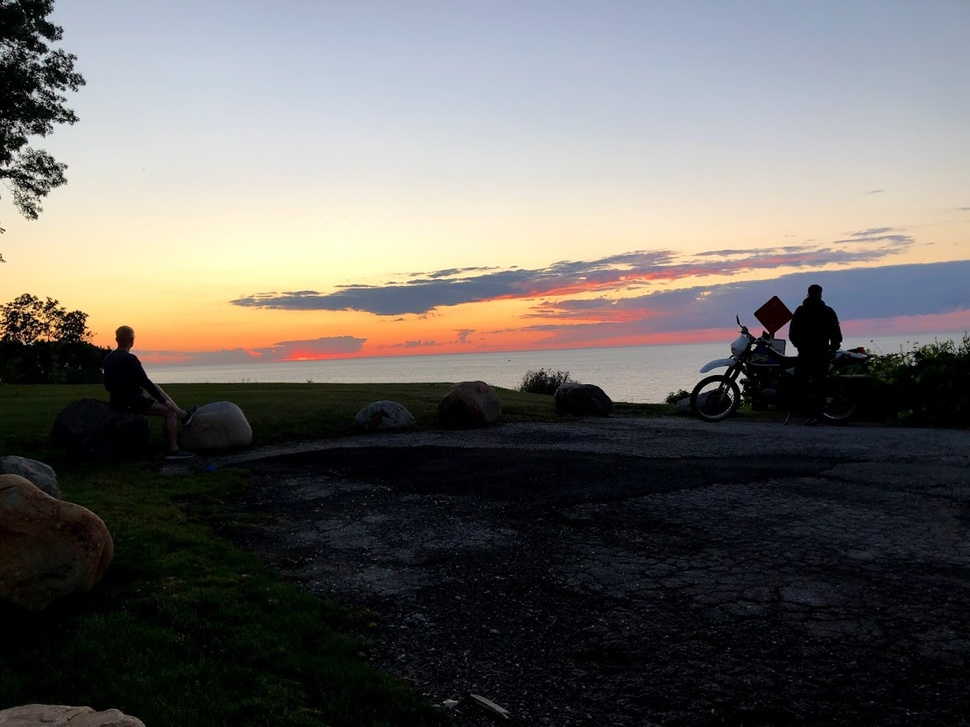
#> input picture 1.jpg, 970 x 727 px, shrunk from 1174 x 880 before the run
$ python Histogram-equalization-gradient.py   (older library calls are emulated)
#> lines starting #> are read from the running program, lines starting #| are printed output that depends on the picture
### Project1
import numpy as np
import cv2
import matplotlib.pyplot as plt
import matplotlib.image as mpimg

def change_gamma(image, gamma=0.1):
   invGamma = 1.0 / gamma
   table = np.array([((i / 255.0) ** invGamma) * 255
      for i in np.arange(0, 256)]).astype("uint8")
   return cv2.LUT(image, table)

def color_histo(image):
    b,g,r = cv2.split(image)
    equhist_b = cv2.equalizeHist(b)
    equhist_g = cv2.equalizeHist(g)
    equhist_r = cv2.equalizeHist(r)
    equhist = cv2.merge((equhist_b, equhist_g, equhist_r))
    return equhist

def show_save(title, image):
    #cv2.putText(image, title, (10, 30),cv2.FONT_HERSHEY_SIMPLEX, 0.8, (255, 255, 255), 3)
    cv2.imshow(title, image)
    cv2.imwrite('fig/'+title+'.jpg', image)

def image_scale(image):
    scale_factor = np.max(image)/255
    image = (image/scale_factor).astype(np.uint8)
    return image

def threshold_mask(image, thr1, thr2):
    binary_output = np.zeros_like(image)
    binary_output[(image >= thr1) & (image <= thr2)] = 255
    return binary_output

# read and show orginal and gray image
img = mpimg.imread('1.jpg')
#> img is the input picture: shape (727, 970, 3); mean R, G, B 105, 102.1, 99.2
img = cv2.cvtColor(img, cv2.COLOR_BGR2RGB)
show_save('1 Original image',img)
gray = cv2.cvtColor(img, cv2.COLOR_RGB2GRAY)
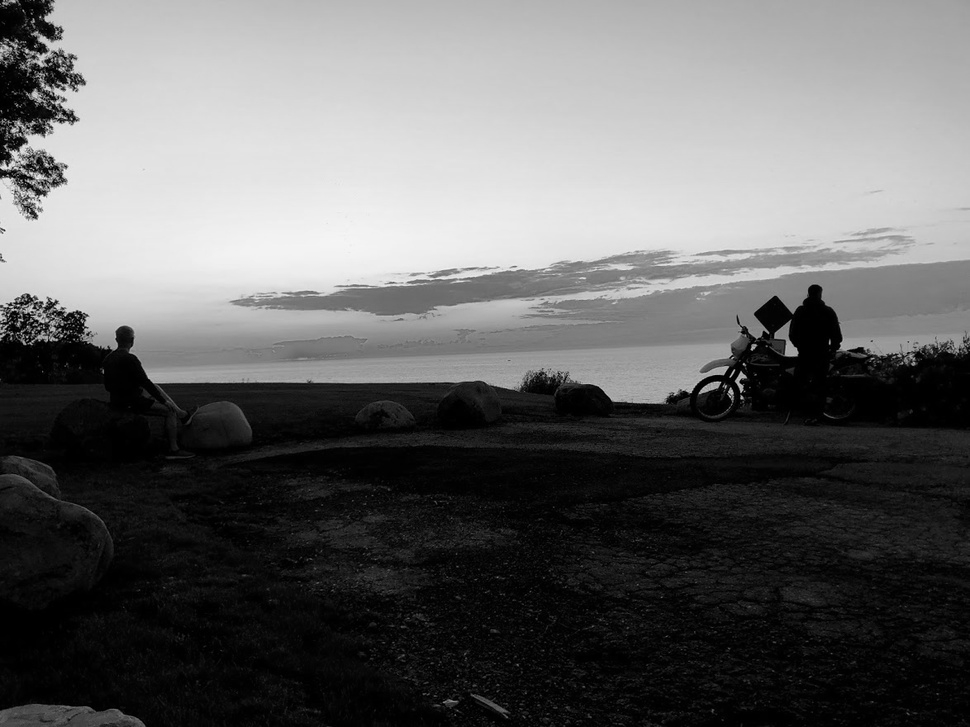
#> gray: shape (727, 970); min 0, max 249, mean 101.5
show_save('2 gray image',gray)

hist,bins = np.histogram(img.flatten(),256,[0,256])
#> hist = 256 values, max 129637 at index 0, min 589 at index 74, mean 8263.9; bins = 257 values from 0 to 256
plt.hist(img.flatten(),256,[0,256], color = 'r')
plt.xlim([0,256])
plt.show()
#> figure, not shown here; tallest bar 129637 high, from x = 0 to 1


## gray histogram equalization
show_save('3 Histogram Equalization - gray normal', cv2.equalizeHist(gray))

#change brithnessand apply histogram equalization
extreme_dark = change_gamma(gray, gamma=0.1)  # change the gamma value here to get different result
show_save('4 gray extreme_dark', extreme_dark)
show_save('5 Histogram Equalization - gray extreme_dark', cv2.equalizeHist(extreme_dark))

medium_dark = change_gamma(gray, gamma=0.7)
show_save('6 gray medium_dark', medium_dark)
show_save('7 Histogram Equalization -gray  medium_dark', cv2.equalizeHist(medium_dark))

extreme_ligth = change_gamma(gray, gamma=2.5)
show_save('8 gray xtreme_ligth', extreme_ligth)
show_save('9 Histogram Equalization - gray extreme_ligth', cv2.equalizeHist(extreme_ligth))


## color histogram equalization
show_save('10 Histogram Equalization - color normal', color_histo(img))

#change brithnessand apply histogram equalization
extreme_dark = change_gamma(img, gamma=0.1)
show_save('11 color extreme_dark', extreme_dark)
show_save('12 Histogram Equalization - color extreme_dark', color_histo(extreme_dark))

medium_dark = change_gamma(img, gamma=0.7)
show_save('13color medium_dark', medium_dark)
show_save('14 Histogram Equalization - color medium_dark', color_histo(medium_dark))

extreme_ligth = change_gamma(img, gamma=2.5)
show_save('15 color extreme_ligth', extreme_ligth)
show_save('16 Histogram Equalization - color extreme_ligth', color_histo(extreme_ligth))


#Gradient
gX = cv2.Sobel(gray, ddepth=cv2.CV_64F, dx=1, dy=0)
gY = cv2.Sobel(gray, ddepth=cv2.CV_64F, dx=0, dy=1)
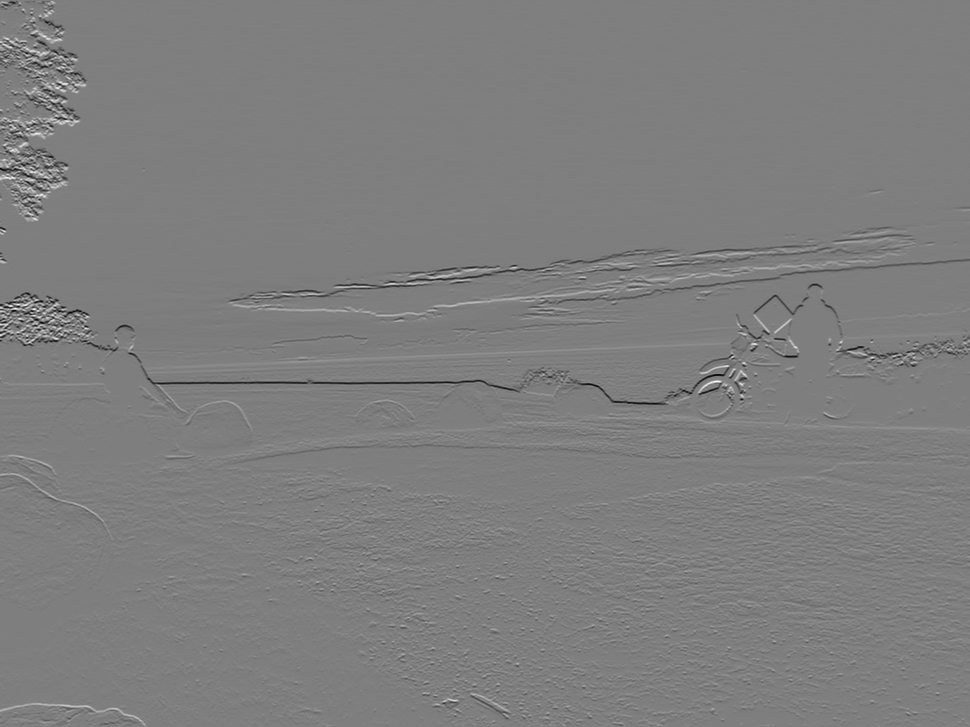
#> gY: shape (727, 970) float64; min -756, max 763, mean -1.7; drawn with min black and max white
mag = np.sqrt((gX ** 2) + (gY ** 2))
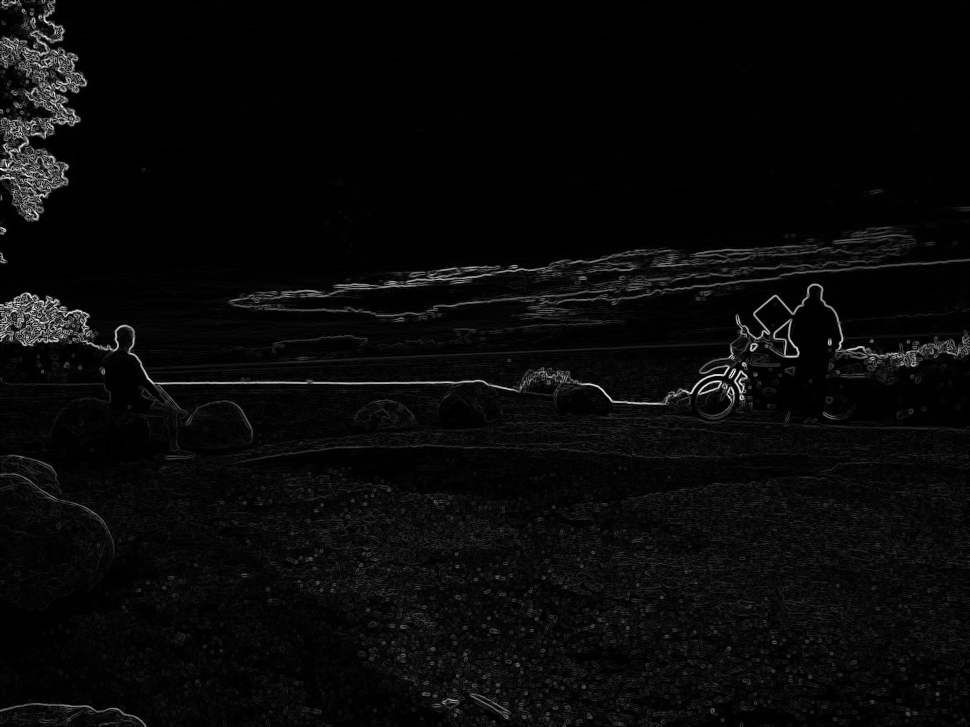
#> mag: shape (727, 970) float64; min 0, max 796.9, mean 28.2; drawn with min black and max white
orientation = np.arctan2(gY, gX) * (180 / np.pi) % 180
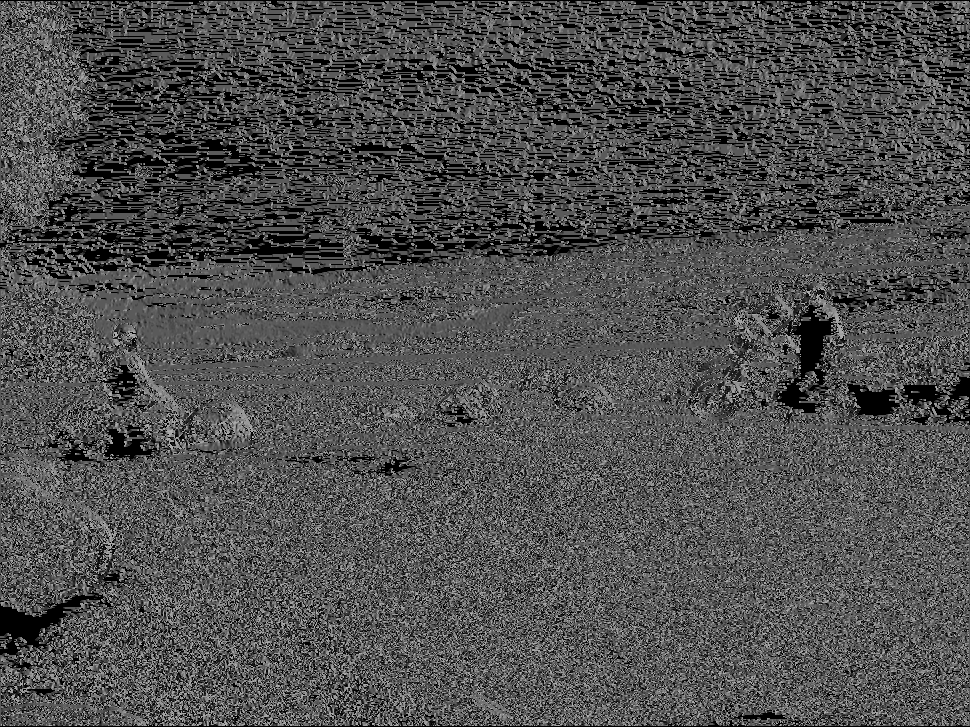
#> orientation: shape (727, 970) float64; min 0, max 179.9, mean 78.6

show_save("17 gradient x", image_scale(gX))
#> in image_scale, `scale_factor = np.max(image)/255`: scale_factor = 2.93
#> in image_scale, `image = (image/scale_factor).astype(np.uint8)`:
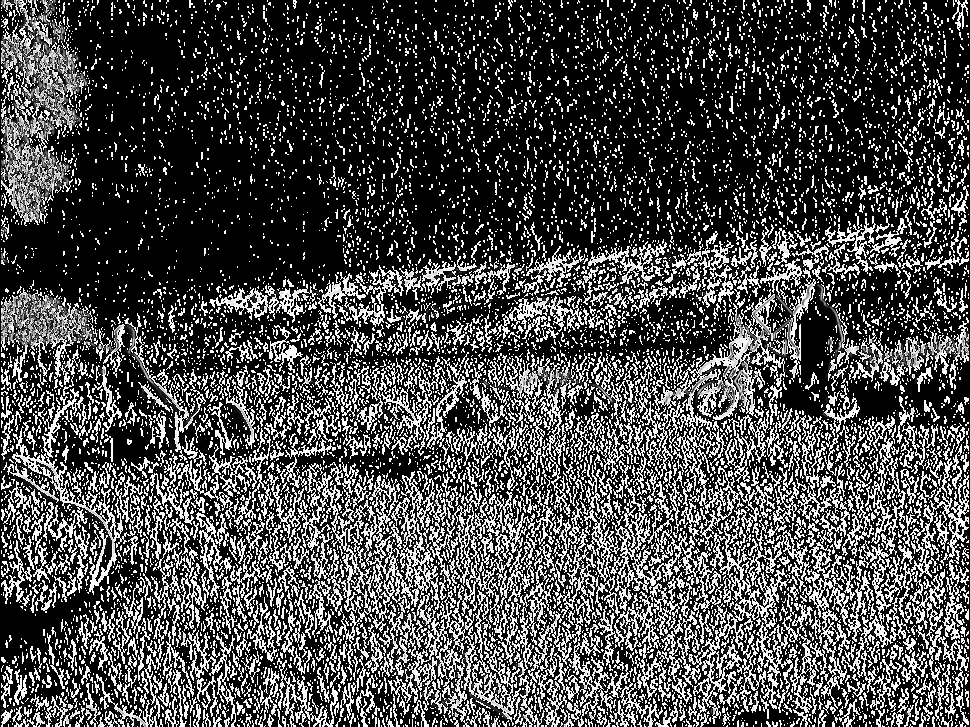
#> image: shape (727, 970); min 0, max 255, mean 74
show_save("18 gradient y", image_scale(gY))
#> in image_scale (call 2), `scale_factor = np.max(image)/255`: scale_factor = 2.99
#> in image_scale (call 2), `image = (image/scale_factor).astype(np.uint8)`:
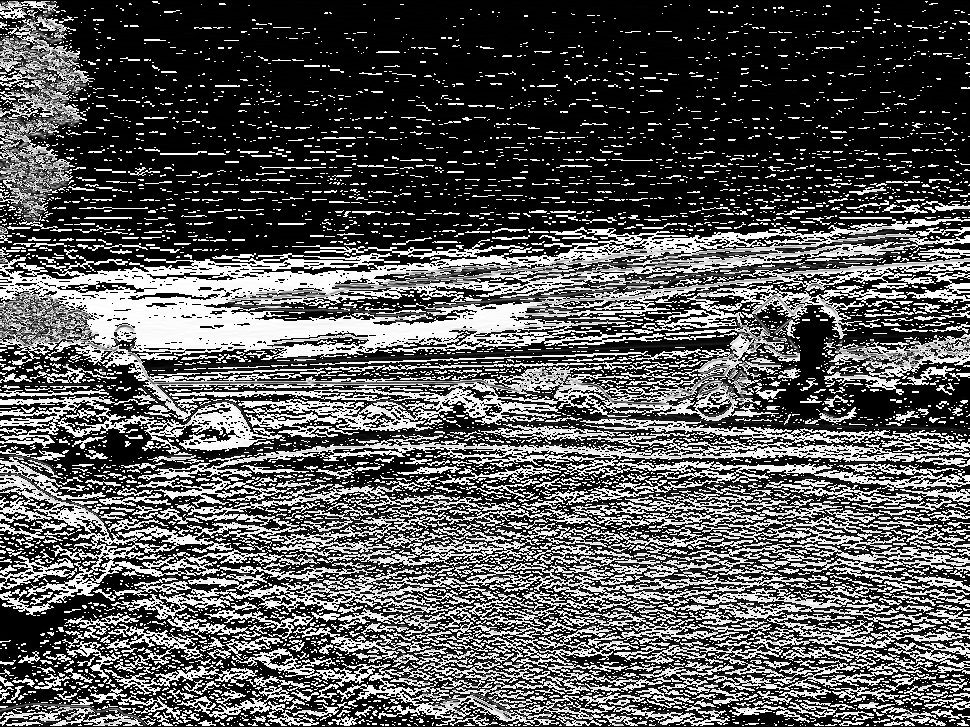
#> image: shape (727, 970); min 0, max 255, mean 87.6
show_save("19 gradient magnitude", image_scale(mag))

# create a binary image of ones where threshold is met, zeros otherwise
show_save("20 gradient magnitude_threshold 25", threshold_mask(image_scale(mag), 0, 25))
show_save("20 gradient magnitude_threshold 50", threshold_mask(image_scale(mag), 0, 50))
show_save("20 gradient magnitude_threshold 100", threshold_mask(image_scale(mag), 0, 100))
show_save("20 gradient magnitude_threshold 150", threshold_mask(image_scale(mag), 0, 150))


cv2.waitKey(0)
cv2.destroyAllWindows()
